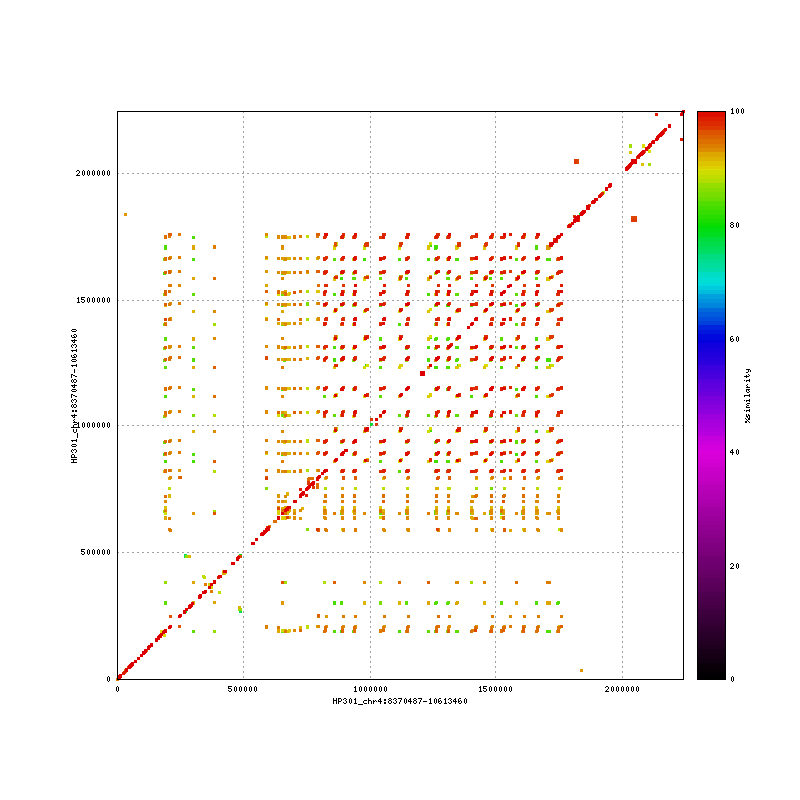

This chart was generated by the following gnuplot code:
set terminal png tiny size 800,800
set output "HP301.short.self.png"
set size 1,1
set grid
unset key
set border 15
set tics scale 0
set xlabel "HP301_chr4:8370487-10613460"
set ylabel "HP301_chr4:8370487-10613460"
set format "%.0f"
set mouse format "%.0f"
set mouse mouseformat "[%.0f, %.0f]"
set mouse clipboardformat "[%.0f, %.0f]"
set xrange [1:2242974]
set yrange [1:2242974]
set zrange [0:100]
set colorbox default
set cblabel "%similarity"
set cbrange [0:100]
set cbtics 20
set pm3d map
set palette model RGB defined ( \
  0 "#000000", \
  4 "#DD00DD", \
  6 "#0000DD", \
  7 "#00DDDD", \
  8 "#00DD00", \
  9 "#DDDD00", \
 10 "#DD0000"  \
)
set style line 1  palette lw 3 pt 6 ps 1
set style line 2  palette lw 3 pt 6 ps 1
set style line 3  palette lw 3 pt 6 ps 1
splot \
 "HP301.short.self.fplot" title "FWD" w l ls 1, \
 "HP301.short.self.rplot" title "REV" w l ls 2
